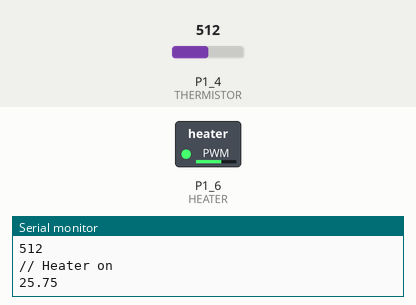
The sketch below on a simulated TI MSP430 LaunchPad. Shown: switched loads named in the sketch (green lamp = pin HIGH), the last lines printed to the serial monitor. The test bench sets the inputs (shaded band); at power-on: P1_4 (THERMISTOR) = 512.

Above: at 1.2 s.
1.3 s: P1_4 (THERMISTOR) set to 475
3.2 s: P1_4 (THERMISTOR) set to 450
At 5.1 s:
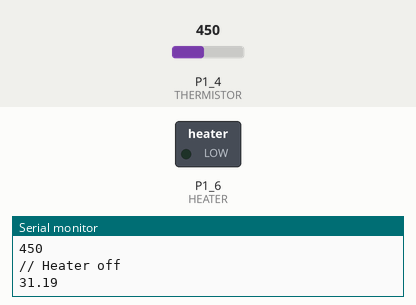
6.2 s: P1_4 (THERMISTOR) set to 511
At 7.4 s:
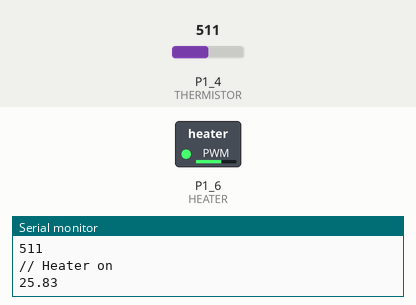
8.5 s: P1_4 (THERMISTOR) set to 306
At 10.2 s:
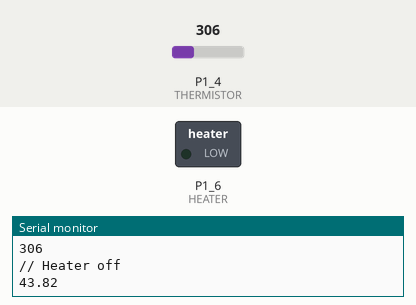
Timing chart, 0 to 11.5 s (numbered marks = the images above; inputs shaded):
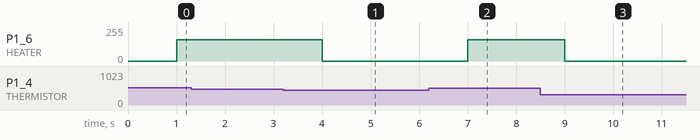

Measured:
- the behaviour switches between 461 and 460 on P1_4 (THERMISTOR) (found by bisection; images 0 and 1)
- after the input at 3.2 s, P1_6 (HEATER): 160/255 → 0/255 after 0.80 s
- after the input at 6.2 s, P1_6 (HEATER): 0/255 → 160/255 after 0.80 s
- after the input at 8.5 s, P1_6 (HEATER): 160/255 → 0/255 after 0.50 s

The sketch:

temperature.ino
```cpp
#include <math.h>
// All temperatures are in Celsius
#define THERMISTOR P1_4
#define HEATER P1_6
#define READINGS_FOR_AVERAGE 30
#define MILLIS_DELAY 1000
#define HEATER_ANALOGWRITE_STRENGTH 160
#define UNCERTAINTY 0.3


float targetTemp = 30.0;
unsigned long lastMillis = 0;

float getCurrentTemp() {
  int reading;
  for(int i=1;i<=READINGS_FOR_AVERAGE;i++) {
    reading = (reading*(i-1)+analogRead(THERMISTOR))/i;
  }
  reading = analogRead(THERMISTOR);
//  Serial.print("AnalogRead: ");
  Serial.println(reading);
  float temperature = (805.51-reading)/11.4;
  return temperature;
}

void setup()
{
  Serial.begin(9600);
  pinMode(THERMISTOR, INPUT);
  pinMode(HEATER, OUTPUT);
}

void loop()
{
  unsigned long currentMillis = millis();

  if(Serial.available()>0) {
    targetTemp = constrain(Serial.parseFloat(), 0, 100);
    Serial.flush();
  }

  if(currentMillis - lastMillis >= MILLIS_DELAY) {
    float currentTemp = getCurrentTemp();

    if(currentTemp - UNCERTAINTY > targetTemp) {
      Serial.println("// Heater off");
      analogWrite(HEATER, 0);
    } else if(currentTemp + UNCERTAINTY < targetTemp) {
      Serial.println("// Heater on");
      analogWrite(HEATER, HEATER_ANALOGWRITE_STRENGTH);
    }
    Serial.println(currentTemp);
    lastMillis = currentMillis;
  }
}
```
